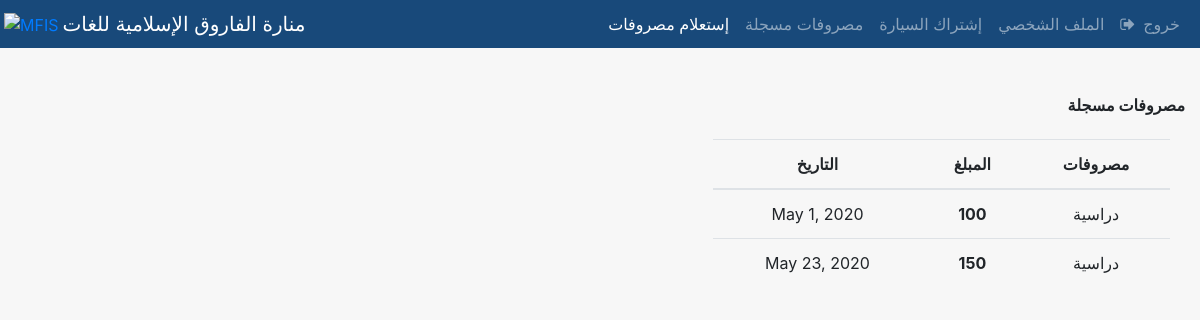
Page /fee/recorded/ (signed in) on the committed database.
### fees/models.py (models this page shows, shortened)
class Fee(models.Model):
    BankA_CHOICES = (
        ('نقدي بالمدرسة', 'نقدي بالمدرسة'),
        ('1903530354880500015', '1903530354880500015'),
        ('1903530635939400011', '1903530635939400011'),
        ('1903530776181400019', '1903530776181400019'),
        ('1903530635939300017', '1903530635939300017'),
        ('1903530709961400015', '1903530709961400015'),
    )
    KIND_CHOICES = (
        ('دراسية', 'دراسية'),
        ('باص', 'باص'),
    )
    SCHOOL_CHOICES = (
        (None, ""),
        ('بنين', 'بنين'),
        ('بنات', 'بنات'),
    )
    payment_date = models.DateField(null=True, blank=True)
    bank_account = models.CharField(max_length=19, choices=BankA_CHOICES)
    value = models.PositiveSmallIntegerField(null=True)
    created = models.DateTimeField(auto_now_add=True)
    kind = models.CharField(max_length=6, choices=KIND_CHOICES)
    school = models.CharField( max_length=4, choices=SCHOOL_CHOICES, blank=True)
    student = models.ForeignKey(to='student.Student', on_delete=models.CASCADE, null=True)

### fees/views.py (the view)
# urls.py: path('recorded/', views.recorded, name='recorded'),
def recorded(request):
    fees = Fee.objects.filter(student=request.user.id)
    return render(request, 'fees/recorded.html',{'fees':fees})

### fees/templates/fees/recorded.html (shortened to what this page needs)
{% extends 'student/base.html' %}
{% block content %}
<div class="container-fluid">
  <br>
  <br>
  <div class="row ">
    <div class="col-md-8  ">
    </div>
    <div class="col-md-4  mb-3 text-right">
      <h6><b>مصروفات مسجلة</b></h6>
    </div>
  </div>
    <div class="col-md-5 ml-auto text-center">
  		<table class="table table-hover">
  		  <thead>
  		    <tr>
  		      <th scope="col">التاريخ</th>
            <th scope="col">المبلغ</th>
            <th scope="col">مصروفات</th>
  		    </tr>
  		  </thead>
  		  <tbody>
           {% for fee in fees %}
  		    <tr>
  		      <td>{{ fee.payment_date }}</td>
            <th scope="row">{{ fee.value }}</th>
            <td>{{ fee.kind }}</td>
           {% endfor %}
  		  </tbody>
  		</table>
    </div>
    <br>
    <br>
    <br>
    <br>
    <br>
    <br>
    <br>
</div>
{% endblock %}

### static/css/base.css (style rules this page uses)
html, body { height: 100%; background-color: #f7f7f7; }

### rows in the picture
Fee: payment_date "May 1, 2020", value "100", kind "دراسية"
Fee: payment_date "May 23, 2020", value "150", kind "دراسية"
